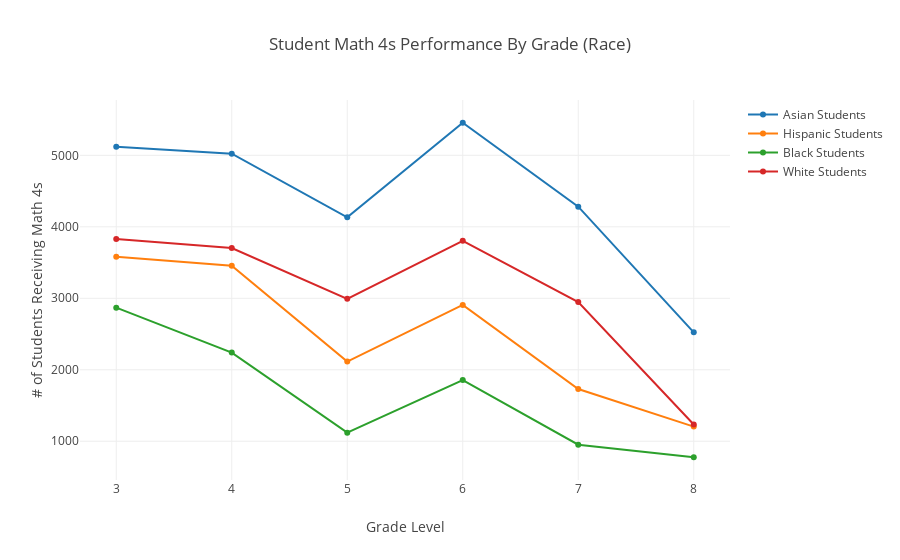

Notebook source saved alongside this figure:
### Code cell
trace1 = go.Scatter(
    x = raceMathScores['Grades'],
    y = raceMathScores['Asian Math'],
    name = 'Asian Students'
)

trace2 = go.Scatter(
    x = raceMathScores['Grades'],
    y = raceMathScores['Hispanic Math'],
    name = 'Hispanic Students'
)

trace3 = go.Scatter(
    x = raceMathScores['Grades'],
    y = raceMathScores['Black Math'],
    name = 'Black Students'
)

trace4 = go.Scatter(
    x = raceMathScores['Grades'],
    y = raceMathScores['White Math'],
    name = 'White Students'
)

layout= go.Layout(
    title= 'Student Math 4s Performance By Grade (Race)',
    xaxis= dict(
        title= 'Grade Level'
    ),
    yaxis=dict(
        title='# of Students Receiving Math 4s'
    )
)

data = [trace1, trace2, trace3, trace4]

fig = go.Figure(data=data, layout=layout)
iplot(fig, filename='scatter_hover_labels')

### Figure 1 — Plotly figure (JSON) as saved in the notebook; plotly's stock layout.template omitted (floating-point values rounded to 4 significant figures)
{"data": [{"name": "Asian Students", "type": "scatter", "uid": "f801369a-a32a-11e8-94e9-8c8590c53cd8", "x": [3, 4, 5, 6, 7, 8], "y": [5121, 5024, 4133, 5456, 4282, 2524]}, {"name": "Hispanic Students", "type": "scatter", "uid": "f8013870-a32a-11e8-8ecb-8c8590c53cd8", "x": [3, 4, 5, 6, 7, 8], "y": [3581, 3457, 2115, 2907, 1730, 1205]}, {"name": "Black Students", "type": "scatter", "uid": "f8013974-a32a-11e8-9004-8c8590c53cd8", "x": [3, 4, 5, 6, 7, 8], "y": [2869, 2240, 1120, 1856, 951, 776]}, {"name": "White Students", "type": "scatter", "uid": "f8013c94-a32a-11e8-84f0-8c8590c53cd8", "x": [3, 4, 5, 6, 7, 8], "y": [3829, 3704, 2992, 3804, 2947, 1235]}], "layout": {"title": "Student Math 4s Performance By Grade (Race)", "xaxis": {"title": "Grade Level"}, "yaxis": {"title": "# of Students Receiving Math 4s"}}}
